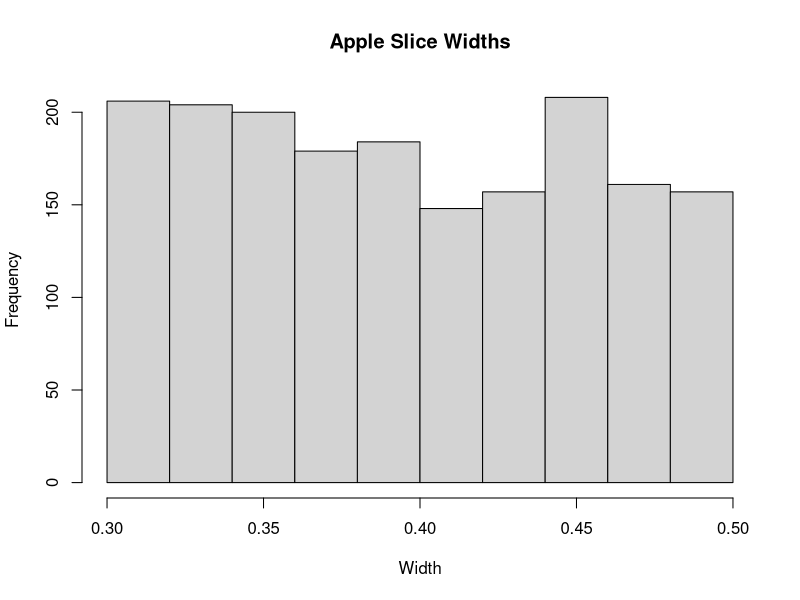
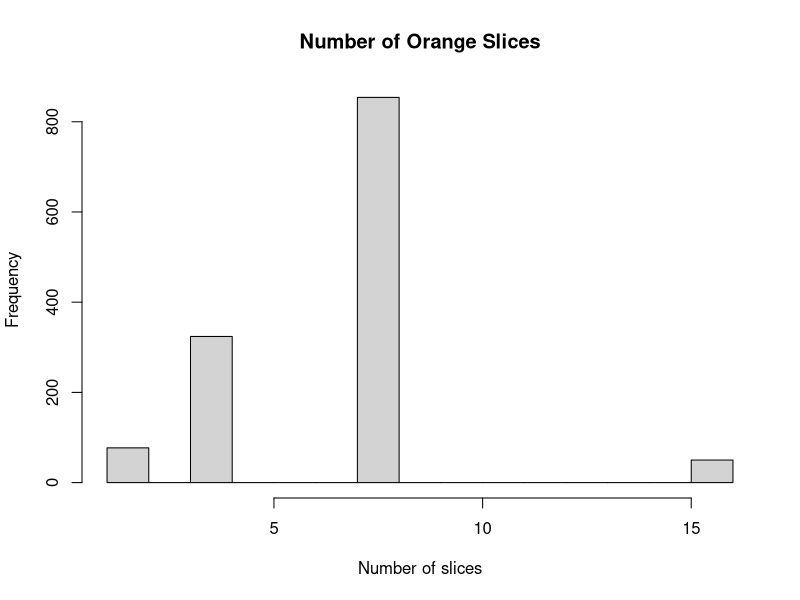

Reproduce these figures in R, in order.
## ---- chunk 1
knitr::opts_chunk$set(echo = TRUE, collapse = TRUE)
set.seed(1234)
## ---- chunk 2
fruit <- list(type = sample(x = c("orange", "apple"), 
                            size = 5000, 
                            replace = TRUE),
              wdth = rnorm(n = 5000, mean = 6, sd = 2.5))
## ---- chunk 3
n_apple <- length(fruit$type[fruit$type=="apple"]) #numer of apples
n_orange <- length(fruit$type[fruit$type=="orange"]) # number of oranges
n_apple
n_orange
## ---- chunk 4
n_apple <- sum(fruit$type=="apple") #numer of apples
n_orange <- sum(fruit$type=="orange") # number of oranges
n_apple
n_orange
## ---- chunk 5
## Create result list
res <- list(type = character(), pieces = numeric(), slice_width = numeric())

## Create a count of disgarded fruit
disgarded <- 0

## For-loop iterating through the 1:(number of fruit)
for (f in 1:length(fruit$type)) {
  f_type <- fruit$type[f] ## Get the fruit type from the list
  f_wdth <- fruit$wdth[f] ## Get the fruit width from the list
  n_pieces <- 1 ## Each fruit is initially 1 piece
  
  ## Peel the oranges
  if (f_type == "orange") {
    f_wdth <- f_wdth - 1/8
  }
  
  ## Divide the fruit
  while (f_wdth >= 1) {
    f_wdth <- f_wdth/2
    n_pieces <- n_pieces*2
  }
  
  ## Disgard if slice width is less that 0.7
  if (f_wdth < 0.7){
    res$type[f] <- "disgarded"
    res$pieces[f] <- NA
    res$slice_width[f] <- NA
    disgarded <- disgarded + 1
  }
  else{
    res$type[f] <- f_type
    res$pieces[f] <- n_pieces
    res$slice_width[f] <- f_wdth
  }
  
}

## print disgarded
disgarded
## ---- chunk 6
## Create result list
res <- list(type = character(), pieces = numeric(), slice_width = numeric())

## Create a count of disgarded fruits
disgarded_orange <- 0
disgarded_apple <- 0

## For-loop iterating through the 1:(number of fruit)
for (f in 1:length(fruit$type)) {
  f_type <- fruit$type[f] ## Get the fruit type from the list
  f_wdth <- fruit$wdth[f] ## Get the fruit width from the list
  n_pieces <- 1 ## Each fruit is initially 1 piece
  
  ## Peel the oranges
  if (f_type == "orange") {
    f_wdth <- f_wdth - 1/8
  }
  
  ## Divide oranges and discard if slices are smaller than 0.7
  if (f_type == "orange"){
    while (f_wdth >= 1) {
      f_wdth <- f_wdth/2
      n_pieces <- n_pieces*2
    }
    if (f_wdth < 0.7){
      res$type[f] <- "disgarded"
      res$pieces[f] <- NA
      res$slice_width[f] <- NA
      disgarded_orange <- disgarded_orange + 1
    }
    else{
      res$type[f] <- f_type
      res$pieces[f] <- n_pieces
      res$slice_width[f] <- f_wdth
    }
  }
  ## Divide apples and discard if pieces are less than 0.3
  if (f_type == "apple"){
    while (f_wdth >= 0.5) {
      f_wdth <- f_wdth/2
      n_pieces <- n_pieces*2
    }
    if (f_wdth < 0.3){
      res$type[f] <- "disgarded"
      res$pieces[f] <- NA
      res$slice_width[f] <- NA
      disgarded_apple <- disgarded_apple + 1
    }
    else{
      res$type[f] <- f_type
      res$pieces[f] <- n_pieces
      res$slice_width[f] <- f_wdth
    }
  }
}

## print disgarded
disgarded_apple
disgarded_orange
## ---- chunk 7
hist(res$slice_width[res$type=="apple"],
     main = "Apple Slice Widths",
     xlab = "Width")
## ---- chunk 8
hist(res$pieces[res$type=="orange"],
     main = "Number of Orange Slices",
     xlab = "Number of slices")
